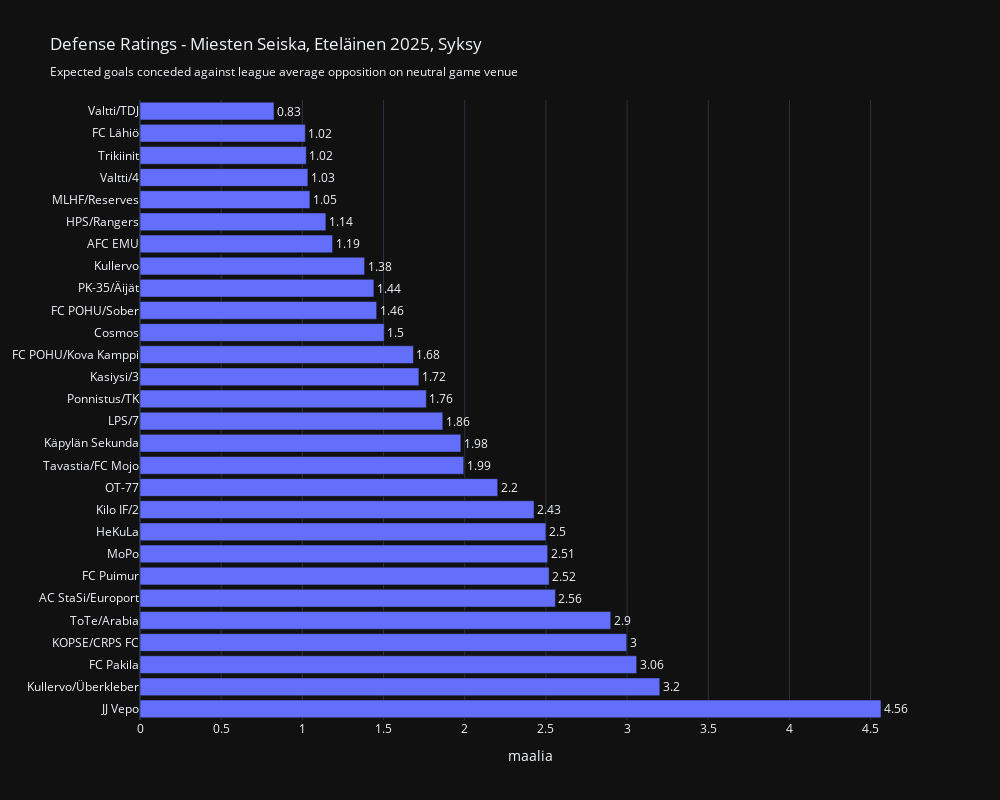

Notebook code cell kept with this figure:
### Code cell
my_x = 'defense_rating'

aux = ratings_df.sort_values(by=my_x, ascending=False if my_x=='defense_rating' else True)

fig = go.Figure()

fig.add_trace(
        go.Bar(
            x=aux[my_x],
            y=aux['team'],#.apply(lambda x: x.split('\\')[0]),
            text=aux[my_x].round(2),
            textposition='outside',
            orientation='h',
            #marker=dict(color = color_list)
        )
)

fig.update_layout(
    width=1000,
    height=800,
    title=f"Defense Ratings - {my_title}<br><sub>Expected goals conceded against league average opposition on neutral game venue<sub>",
    template = 'plotly_dark',
    xaxis_title="maalia",
    showlegend=False
    )

fig.show()

### Figure 1 — Plotly figure (JSON) as saved in the notebook; plotly's stock layout.template omitted (floating-point values rounded to 4 significant figures)
{"data": [{"orientation": "h", "text": [4.56, 3.2, 3.06, 3.0, 2.9, 2.56, 2.52, 2.51, 2.5, 2.43, 2.2, 1.99, 1.98, 1.86, 1.76, 1.72, 1.68, 1.5, 1.46, 1.44, 1.38, 1.19, 1.14, 1.05, 1.03, 1.02, 1.02, 0.83], "textposition": "outside", "type": "bar", "x": [4.564, 3.202, 3.059, 2.998, 2.899, 2.559, 2.52, 2.511, 2.5, 2.427, 2.203, 1.994, 1.976, 1.865, 1.764, 1.718, 1.684, 1.504, 1.458, 1.44, 1.383, 1.186, 1.145, 1.046, 1.034, 1.024, 1.018, 0.8254], "y": ["JJ Vepo", "Kullervo/Überkleber", "FC Pakila", "KOPSE/CRPS FC", "ToTe/Arabia", "AC StaSi/Europort", "FC Puimur", "MoPo", "HeKuLa", "Kilo IF/2", "OT-77", "Tavastia/FC Mojo", "Käpylän Sekunda", "LPS/7", "Ponnistus/TK", "Kasiysi/3", "FC POHU/Kova Kamppi", "Cosmos", "FC POHU/Sober", "PK-35/Äijät", "Kullervo", "AFC EMU", "HPS/Rangers", "MLHF/Reserves", "Valtti/4", "Trikiinit", "FC Lähiö", "Valtti/TDJ"]}], "layout": {"height": 800, "showlegend": false, "title": {"text": "Defense Ratings - Miesten Seiska, Eteläinen 2025, Syksy<br><sub>Expected goals conceded against league average opposition on neutral game venue<sub>"}, "width": 1000, "xaxis": {"title": {"text": "maalia"}}}}
